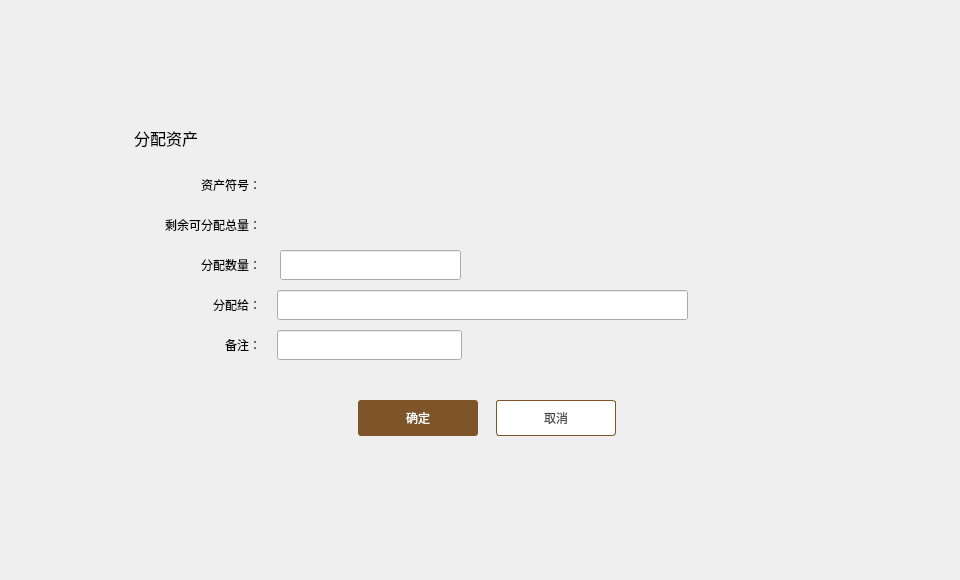
<?xml version="1.0" encoding="UTF-8"?>
<ui version="4.0">
 <class>AssetIssueDialog</class>
 <widget class="QDialog" name="AssetIssueDialog">
  <property name="geometry">
   <rect>
    <x>0</x>
    <y>0</y>
    <width>960</width>
    <height>580</height>
   </rect>
  </property>
  <property name="windowTitle">
   <string>Form</string>
  </property>
  <widget class="QWidget" name="widget" native="true">
   <property name="geometry">
    <rect>
     <x>0</x>
     <y>0</y>
     <width>960</width>
     <height>580</height>
    </rect>
   </property>
   <widget class="QWidget" name="containerWidget" native="true">
    <property name="geometry">
     <rect>
      <x>110</x>
      <y>110</y>
      <width>756</width>
      <height>411</height>
     </rect>
    </property>
    <widget class="QToolButton" name="cancelBtn">
     <property name="geometry">
      <rect>
       <x>386</x>
       <y>290</y>
       <width>120</width>
       <height>36</height>
      </rect>
     </property>
     <property name="font">
      <font>
       <family>微软雅黑</family>
      </font>
     </property>
     <property name="cursor">
      <cursorShape>PointingHandCursor</cursorShape>
     </property>
     <property name="focusPolicy">
      <enum>Qt::NoFocus</enum>
     </property>
     <property name="styleSheet">
      <string notr="true">QToolButton{background-color:#ffffff;color:#484848;border:1px solid rgb(125,85,40);border-radius:3px;}
QToolButton:hover{color:rgb(125,85,40);}</string>
     </property>
     <property name="text">
      <string>取消</string>
     </property>
    </widget>
    <widget class="QLabel" name="contactLabel2">
     <property name="geometry">
      <rect>
       <x>24</x>
       <y>17</y>
       <width>171</width>
       <height>21</height>
      </rect>
     </property>
     <property name="font">
      <font>
       <family>微软雅黑</family>
       <pointsize>12</pointsize>
      </font>
     </property>
     <property name="styleSheet">
      <string notr="true"/>
     </property>
     <property name="text">
      <string>分配资产</string>
     </property>
    </widget>
    <widget class="QLabel" name="label_2">
     <property name="geometry">
      <rect>
       <x>10</x>
       <y>100</y>
       <width>141</width>
       <height>30</height>
      </rect>
     </property>
     <property name="font">
      <font>
       <family>微软雅黑</family>
       <pointsize>9</pointsize>
      </font>
     </property>
     <property name="text">
      <string>剩余可分配总量：</string>
     </property>
     <property name="alignment">
      <set>Qt::AlignRight|Qt::AlignTrailing|Qt::AlignVCenter</set>
     </property>
    </widget>
    <widget class="QLabel" name="label">
     <property name="geometry">
      <rect>
       <x>80</x>
       <y>220</y>
       <width>71</width>
       <height>30</height>
      </rect>
     </property>
     <property name="font">
      <font>
       <family>微软雅黑</family>
       <pointsize>9</pointsize>
      </font>
     </property>
     <property name="text">
      <string>备注：</string>
     </property>
     <property name="alignment">
      <set>Qt::AlignRight|Qt::AlignTrailing|Qt::AlignVCenter</set>
     </property>
    </widget>
    <widget class="QLineEdit" name="addressLineEdit">
     <property name="geometry">
      <rect>
       <x>167</x>
       <y>180</y>
       <width>411</width>
       <height>30</height>
      </rect>
     </property>
     <property name="font">
      <font>
       <family>微软雅黑</family>
       <pointsize>9</pointsize>
      </font>
     </property>
    </widget>
    <widget class="QLineEdit" name="remarkLineEdit">
     <property name="geometry">
      <rect>
       <x>167</x>
       <y>220</y>
       <width>185</width>
       <height>30</height>
      </rect>
     </property>
     <property name="font">
      <font>
       <family>微软雅黑</family>
       <pointsize>9</pointsize>
      </font>
     </property>
    </widget>
    <widget class="QToolButton" name="okBtn">
     <property name="geometry">
      <rect>
       <x>248</x>
       <y>290</y>
       <width>120</width>
       <height>36</height>
      </rect>
     </property>
     <property name="font">
      <font>
       <family>微软雅黑</family>
      </font>
     </property>
     <property name="cursor">
      <cursorShape>PointingHandCursor</cursorShape>
     </property>
     <property name="focusPolicy">
      <enum>Qt::NoFocus</enum>
     </property>
     <property name="styleSheet">
      <string notr="true">QToolButton{background-color:rgb(125,85,40);color:#ffffff;border:none;border-radius:3px;}
QToolButton:hover{background-color:rgb(125,87,180);}
QToolButton:disabled{background-color:#cecece;}</string>
     </property>
     <property name="text">
      <string>确定</string>
     </property>
    </widget>
    <widget class="QLabel" name="label_4">
     <property name="geometry">
      <rect>
       <x>10</x>
       <y>60</y>
       <width>141</width>
       <height>30</height>
      </rect>
     </property>
     <property name="font">
      <font>
       <family>微软雅黑</family>
       <pointsize>9</pointsize>
      </font>
     </property>
     <property name="text">
      <string>资产符号：</string>
     </property>
     <property name="alignment">
      <set>Qt::AlignRight|Qt::AlignTrailing|Qt::AlignVCenter</set>
     </property>
    </widget>
    <widget class="QLabel" name="label_5">
     <property name="geometry">
      <rect>
       <x>10</x>
       <y>140</y>
       <width>141</width>
       <height>30</height>
      </rect>
     </property>
     <property name="font">
      <font>
       <family>微软雅黑</family>
       <pointsize>9</pointsize>
      </font>
     </property>
     <property name="text">
      <string>分配数量：</string>
     </property>
     <property name="alignment">
      <set>Qt::AlignRight|Qt::AlignTrailing|Qt::AlignVCenter</set>
     </property>
    </widget>
    <widget class="QLabel" name="label_6">
     <property name="geometry">
      <rect>
       <x>10</x>
       <y>180</y>
       <width>141</width>
       <height>30</height>
      </rect>
     </property>
     <property name="font">
      <font>
       <family>微软雅黑</family>
       <pointsize>9</pointsize>
      </font>
     </property>
     <property name="text">
      <string>分配给：</string>
     </property>
     <property name="alignment">
      <set>Qt::AlignRight|Qt::AlignTrailing|Qt::AlignVCenter</set>
     </property>
    </widget>
    <widget class="QLabel" name="symbolLabel">
     <property name="geometry">
      <rect>
       <x>180</x>
       <y>60</y>
       <width>151</width>
       <height>30</height>
      </rect>
     </property>
     <property name="text">
      <string/>
     </property>
    </widget>
    <widget class="QLabel" name="leftAmountLabel">
     <property name="geometry">
      <rect>
       <x>180</x>
       <y>100</y>
       <width>151</width>
       <height>30</height>
      </rect>
     </property>
     <property name="text">
      <string/>
     </property>
    </widget>
    <widget class="QLineEdit" name="amountLineEdit">
     <property name="geometry">
      <rect>
       <x>170</x>
       <y>140</y>
       <width>181</width>
       <height>30</height>
      </rect>
     </property>
     <property name="font">
      <font>
       <family>微软雅黑</family>
       <pointsize>9</pointsize>
      </font>
     </property>
    </widget>
   </widget>
  </widget>
 </widget>
 <resources/>
 <connections/>
</ui>
